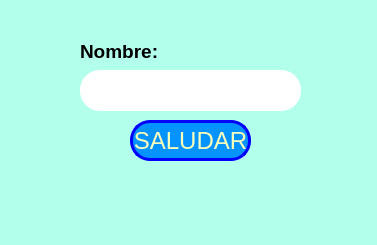
<?xml version="1.0" encoding="UTF-8"?>
<ui version="4.0">
 <class>MainWindow</class>
 <widget class="QMainWindow" name="MainWindow">
  <property name="geometry">
   <rect>
    <x>0</x>
    <y>0</y>
    <width>377</width>
    <height>245</height>
   </rect>
  </property>
  <property name="windowTitle">
   <string>MainWindow</string>
  </property>
  <property name="styleSheet">
   <string notr="true">background-color: rgb(178, 255, 236);</string>
  </property>
  <widget class="QWidget" name="centralwidget">
   <widget class="QPushButton" name="btn_saludar">
    <property name="geometry">
     <rect>
      <x>130</x>
      <y>120</y>
      <width>121</width>
      <height>41</height>
     </rect>
    </property>
    <property name="font">
     <font>
      <pointsize>18</pointsize>
      <underline>false</underline>
     </font>
    </property>
    <property name="styleSheet">
     <string notr="true">background-color: rgb(5, 147, 255);
color: rgb(250, 255, 187);
border-radius:20px;
border: 3px solid blue;</string>
    </property>
    <property name="text">
     <string>SALUDAR</string>
    </property>
   </widget>
   <widget class="QLineEdit" name="txt_nombre">
    <property name="geometry">
     <rect>
      <x>80</x>
      <y>70</y>
      <width>221</width>
      <height>41</height>
     </rect>
    </property>
    <property name="font">
     <font>
      <pointsize>20</pointsize>
      <weight>50</weight>
      <italic>false</italic>
      <bold>false</bold>
     </font>
    </property>
    <property name="styleSheet">
     <string notr="true">background-color: rgb(255, 255, 255);
border-radius:20px;</string>
    </property>
    <property name="text">
     <string/>
    </property>
   </widget>
   <widget class="QLabel" name="label">
    <property name="geometry">
     <rect>
      <x>80</x>
      <y>40</y>
      <width>101</width>
      <height>21</height>
     </rect>
    </property>
    <property name="font">
     <font>
      <pointsize>14</pointsize>
     </font>
    </property>
    <property name="text">
     <string>&lt;html&gt;&lt;head/&gt;&lt;body&gt;&lt;p&gt;&lt;span style=&quot; font-weight:600;&quot;&gt;Nombre:&lt;/span&gt;&lt;/p&gt;&lt;/body&gt;&lt;/html&gt;</string>
    </property>
   </widget>
  </widget>
  <widget class="QMenuBar" name="menubar">
   <property name="geometry">
    <rect>
     <x>0</x>
     <y>0</y>
     <width>377</width>
     <height>21</height>
    </rect>
   </property>
  </widget>
  <widget class="QStatusBar" name="statusbar"/>
 </widget>
 <resources/>
 <connections/>
</ui>
